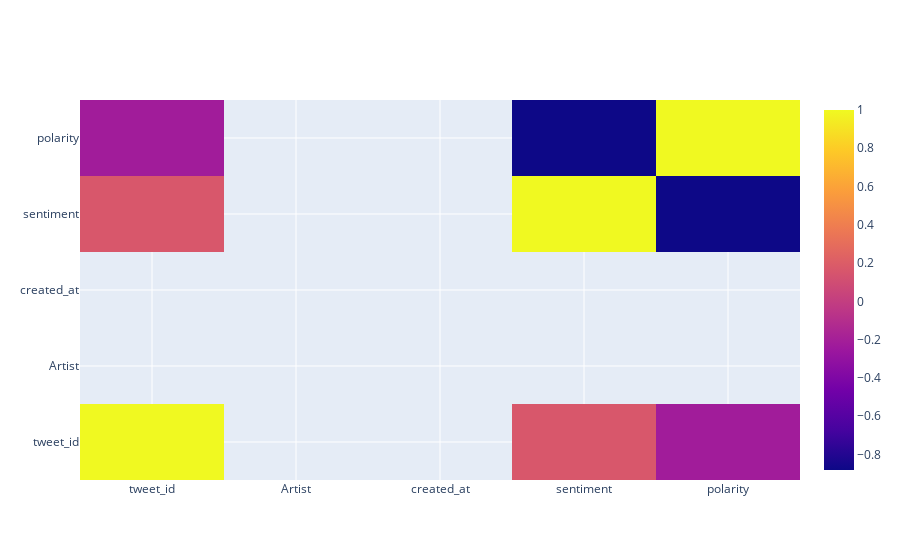

The cell this chart's notebook holds for it:
### Code cell
correl = sen_data.corr()

trace = go.Heatmap(z=correl.values,
                   x=correl.index.values,
                   y=correl.columns.values)
data=[trace]
plotly.offline.iplot(data, filename='basic-heatmap')

### Figure 1 — Plotly figure (JSON) as saved in the notebook; plotly's stock layout.template omitted (floating-point values rounded to 4 significant figures)
{"data": [{"type": "heatmap", "x": ["tweet_id", "Artist", "created_at", "sentiment", "polarity"], "y": ["tweet_id", "Artist", "created_at", "sentiment", "polarity"], "z": [[1, null, null, 0.1624, -0.222], [null, null, null, null, null], [null, null, null, null, null], [0.1624, null, null, 1, -0.8818], [-0.222, null, null, -0.8818, 1]]}], "layout": {}}
